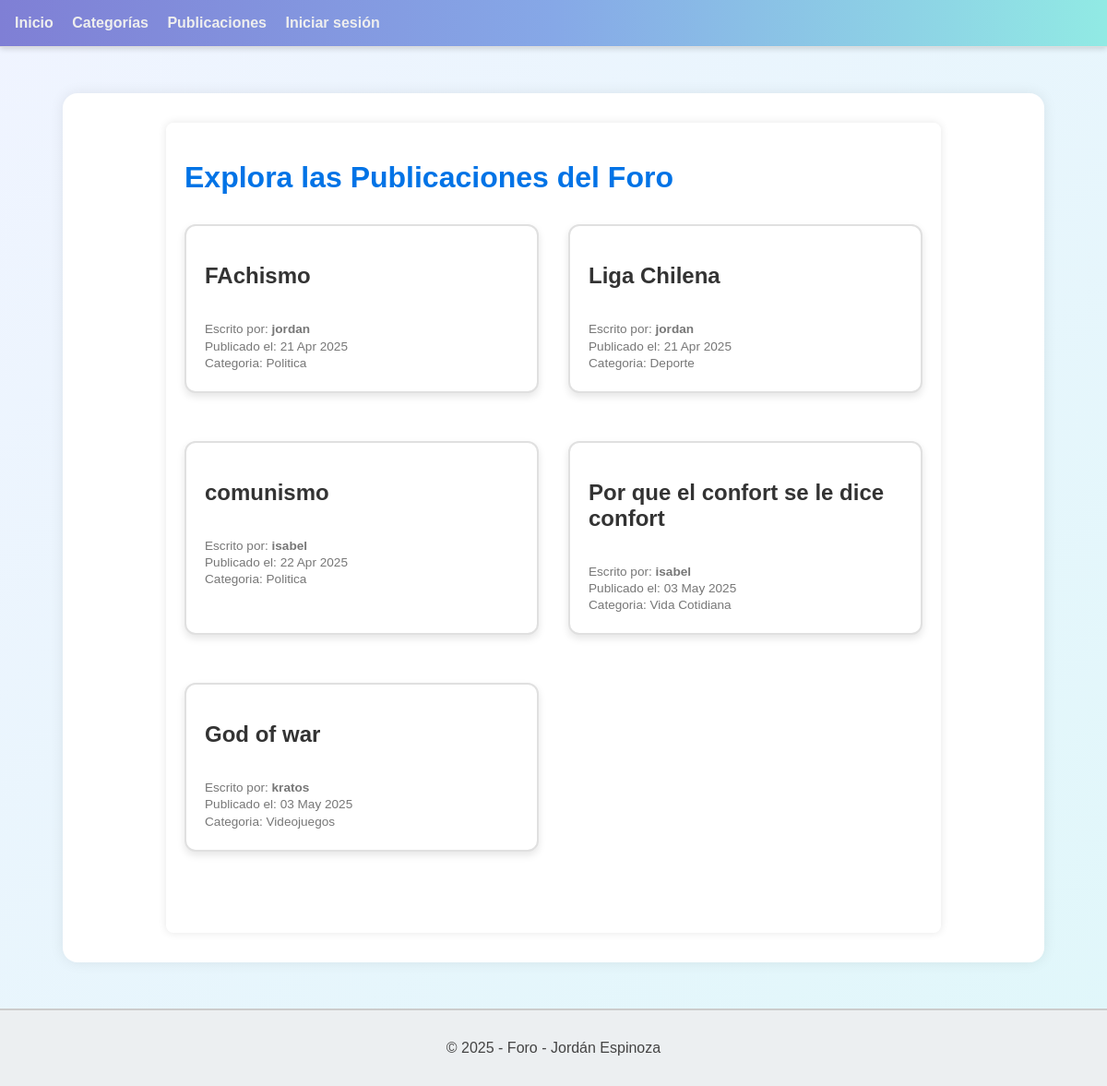
Page /foro/publicaciones/listar/ on the committed database.
### foro_aplicacion/models.py (models this page shows, shortened)
class Publicacion(models.Model):
    titulo = models.CharField(max_length=100)
    cuerpo = models.TextField()
    fecha_creacion = models.DateTimeField(auto_now_add=True)
    fecha_modificacion = models.DateTimeField(auto_now=True)
    usuario = models.ForeignKey(Usuario, on_delete=models.CASCADE, related_name='publicaciones')
    categoria = models.ForeignKey(Categoria, on_delete=models.CASCADE, related_name='publicaciones')
    etiquetas = models.ManyToManyField(Etiqueta, through='PublicacionEtiqueta', related_name='publicaciones')

class Usuario(AbstractUser):
    correo = models.EmailField(max_length=100, unique=True)
    es_admin = models.BooleanField(default=False)
    es_baneado = models.BooleanField(default=False)
    es_moderador = models.BooleanField(default=False)
    es_autor = models.BooleanField(default=False)
    reputacion = models.IntegerField(default=0)
    avatar = models.ImageField(upload_to='avatars/', blank=True, null=True)
    class Meta:
        verbose_name = 'Usuario'
        verbose_name_plural = 'Usuarios'

class Categoria(models.Model):
    nombre = models.CharField(max_length=50)
    descripcion = models.TextField(blank=True)
    fecha_creacion = models.DateTimeField(auto_now_add=True)
    usuario = models.ForeignKey(Usuario, on_delete=models.CASCADE, related_name='categorias')
    def __str__(self):
        return self.nombre

### foro_aplicacion/views.py (the view)
# urls.py: path('publicaciones/listar/', PublicacionListView.as_view(), name='listar_publicaciones'),
class PublicacionListView(ListView):
    model = Publicacion
    template_name = 'publicaciones/listar.html'
    context_object_name = 'publicaciones'

### foro_aplicacion/templates/publicaciones/listar.html (shortened to what this page needs)
{% extends 'template_base.html' %}
{% block body %}
<div class="container">
    <h1 class="titulo">Explora las Publicaciones del Foro</h1>
    <div class="publicacion-lista">
        {% for publicacion in publicaciones %}
            <div class="publicacion-card">
                <div class="publicacion-header">
                    <h2 class="titulo">{{ publicacion.titulo }}</h2>
                </div>
                <p class="autor">Escrito por: <strong>{{ publicacion.usuario.username }}</strong></p>
                <p class="fecha">Publicado el: {{ publicacion.fecha_creacion|date:"d M Y" }}</p>
                <p class="fecha">Categoria: {{ publicacion.categoria }}</p>
            </div>
        {% empty %}
            <p class="sin-publicaciones">No hay publicaciones disponibles.</p>
        {% endfor %}
    </div>
</div>
{% endblock %}

### static/css/styles.css (style rules this page uses)
body { margin: 0; padding: 0; background: linear-gradient(135deg, #f0f4ff, #e0f7fa); color: #333; font-family: 'Segoe UI', Tahoma, Geneva, Verdana, sans-serif; }
body { font-family: Arial, sans-serif; background-color: #f4f4f4; color: #333; }
.container { max-width: 800px; margin: 0 auto; padding: 20px; background-color: #fff; box-shadow: 0 0 10px rgba(0, 0, 0, 0.1); border-radius: 8px; }
.titulo { font-size: 2em; margin-bottom: 20px; color: #0073e6; }
.autor, .fecha { font-size: 0.85rem; color: #777; margin: 0.2rem 0; }
.publicacion-lista { display: grid; grid-template-columns: repeat(auto-fill, minmax(340px, 1fr)); gap: 2rem; margin-top: 2rem; }
.publicacion-card { background: #ffffff; border-left: 8px solid #86a8e7; padding: 1.8rem; border-radius: 16px; box-shadow: 0 8px 24px rgba(0, 0, 0, 0.08); transition: transform 0.3s ease, box-shadow 0.3s ease; }
.publicacion-header { display: flex; justify-content: space-between; align-items: center; margin-bottom: 0.8rem; }
.publicacion-card .titulo { font-size: 1.5rem; font-weight: bold; color: #333; }
h2 { font-size: 24px; font-weight: bold; margin-bottom: 15px; color: #333; }
.publicacion-card { background: #ffffff; border: 2px solid #e0e0e0; border-radius: 12px; padding: 20px; margin-bottom: 20px; box-shadow: 0 4px 8px rgba(0, 0, 0, 0.1); }

### rows in the picture
Publicacion: titulo "FAchismo", usuario.username "jordan", fecha_creacion "21 Apr 2025", categoria "Politica"
Publicacion: titulo "Liga Chilena", usuario.username "jordan", fecha_creacion "21 Apr 2025", categoria "Deporte"
Publicacion: titulo "comunismo", usuario.username "isabel", fecha_creacion "22 Apr 2025", categoria "Politica"
Publicacion: titulo "Por que el confort se le dice confort", usuario.username "isabel", fecha_creacion "03 May 2025", categoria "Vida Cotidiana"
Publicacion: titulo "God of war", usuario.username "kratos", fecha_creacion "03 May 2025", categoria "Videojuegos"
